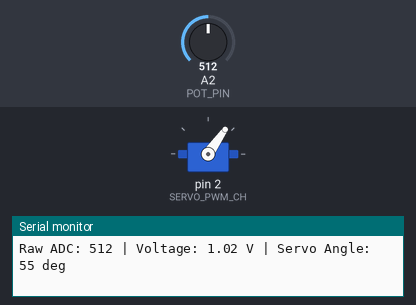
This sketch was run on a simulated Arduino Uno, built with avr-gcc and run on an emulated ATmega328P. Parts: servo, the last lines printed to the serial monitor. The test bench sets the inputs (shaded band); at power-on: A2 (POT_PIN) = 512.

Above: at 2.2 s.
2.3 s: A2 (POT_PIN) set to 716
At 3.0 s:
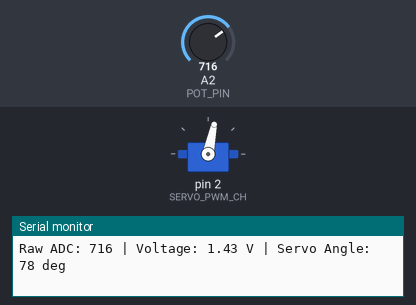
4.0 s: A2 (POT_PIN) set to 1023
At 5.3 s:
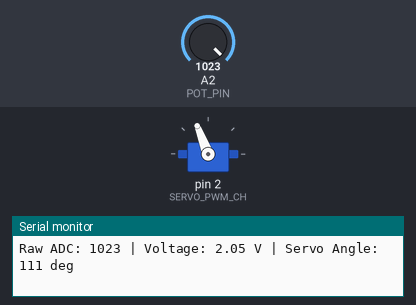
5.7 s: A2 (POT_PIN) set to 306
At 6.8 s:
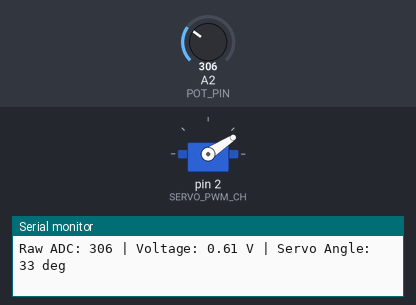
7.4 s: A2 (POT_PIN) set to 170
At 7.9 s:
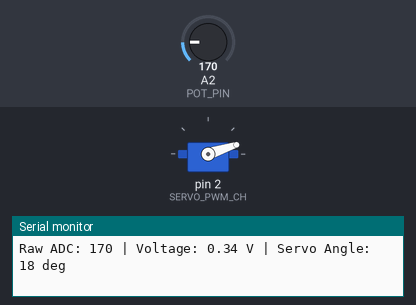
Timing chart, 0 to 10.0 s (numbered marks = the images above; inputs shaded):
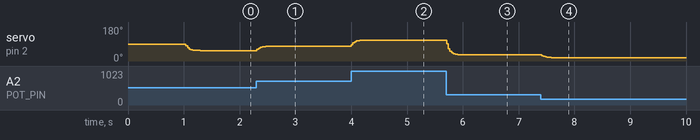

The sketch:

servo_pot.ino
```cpp
/*
  Project: Potentiometer to Servo Motor Control
  Target Board: VEGA ARIES V2.0 (THEJAS32 RISC-V SoC)
  CONNECTIONS:
  --------------------------------------------------------------------
  Potentiometer:
    - VCC / 5V Pin  --> VEGA 3.3V
    - GND Pin       --> VEGA GND
    - POT (Wiper)   --> VEGA ADC2 (J10 Pin 6 / Analog Pin A2)

  Servo Motor (SG90 / Micro Servo):
    - VCC (Red)     --> VEGA 3.3V
    - GND (Brown)   --> VEGA GND
    - Signal (Orange)--> VEGA PWM2 (J2 Pin 1 / PWM Channel 2)

  BEHAVIOR:
  --------------------------------------------------------------------
    - Turning potentiometer LEFT  --> Servo moves LEFT (towards 0 degrees)
    - Center position             --> Servo at ~90 degrees
    - Turning potentiometer RIGHT --> Servo moves RIGHT (towards 180 degrees)
    - Smooth analog filtering eliminates servo jitter/flutter.
    - Serial Monitor prints ADC value and angle at 115200 baud.
*/

#include <Arduino.h>
#include <Servo.h>

// ==================================================
// PIN DEFINITIONS
// ==================================================
// Potentiometer connected to ADC2 (A2, J10 Pin 6)
const int POT_PIN = A2;

// Servo signal connected to PWM2 (J2 Pin 1 -> PWM Channel 2)
const int SERVO_PWM_CH = 2;

// ADC & SERVO CALIBRATION CONSTANTS
// The onboard ADS1015 on VEGA ARIES V2 has a 2 mV/LSB resolution.
// With a 3.3V reference: 3.3V / 0.002V ≈ 1650 counts.
const int ADC_MIN = 0;
const int ADC_MAX = 1650;

// Servo angle limits
const int ANGLE_MIN = 0;
const int ANGLE_CENTER = 90;
const int ANGLE_MAX = 180;

// OBJECTS & GLOBAL VARIABLES
Servo myServo;

// Smoothing filter variables
float filteredADC = 825.0; // Start at center (~1.65V)
int previousAngle = -1;

unsigned long lastPrintTime = 0;
const unsigned long PRINT_INTERVAL = 100; // Print every 100 ms


void setup()
{
  // Initialize USB Serial Monitor at 115200 baud
  Serial.begin(115200);
  delay(500);

  Serial.println();
  Serial.println("==================================================");
  Serial.println("  VEGA ARIES V2.0 - Potentiometer -> Servo Control");
  Serial.println("==================================================");
  Serial.println("Connections:");
  Serial.println("  - Potentiometer Wiper -> ADC2 (J10_6)");
  Serial.println("  - Potentiometer VCC   -> 3.3V");
  Serial.println("  - Potentiometer GND   -> GND");
  Serial.println("  - Servo Signal (PWM)  -> PWM2 (J2_1)");
  Serial.println("  - Servo VCC           -> 3.3V");
  Serial.println("  - Servo GND           -> GND");
  Serial.println("==================================================");

  // Attach servo to PWM Channel 2
  myServo.attach(SERVO_PWM_CH);

  // Initialize servo to center position (90 degrees)
  myServo.write(ANGLE_CENTER);
  delay(500);

  Serial.println("System Initialized. Move potentiometer to control servo.");
}


void loop()
{
  // 1. Read raw ADC value from ADC2 (ADS1015 channel 2)
  int rawADC = analogRead(POT_PIN);

  // 2. Exponential Moving Average (EMA) filter for smooth, jitter-free movement
  //    Alpha = 0.25 provides quick response with stable noise suppression
  filteredADC = (filteredADC * 0.75f) + ((float)rawADC * 0.25f);

  // 3. Map filtered ADC value to Servo Angle
  //    Direction: Pot full-LEFT (low ADC)  --> Servo LEFT  (0 deg)
  //               Pot center   (~825 ADC)  --> Servo CENTER (90 deg)
  //               Pot full-RIGHT (high ADC)--> Servo RIGHT (180 deg)
  //
  //    NOTE: map() arguments are (input, inLow, inHigh, outLow, outHigh)
  //    Low ADC  (0)    --> ANGLE_MIN (0)   = Servo LEFT
  //    High ADC (1650) --> ANGLE_MAX (180) = Servo RIGHT
  int targetAngle = map((int)filteredADC, ADC_MIN, ADC_MAX, ANGLE_MIN, ANGLE_MAX);

  // Constrain angle within valid physical range
  targetAngle = constrain(targetAngle, ANGLE_MIN, ANGLE_MAX);

  // If servo direction is still inverted on your hardware, uncomment the line below:
  // targetAngle = ANGLE_MAX - targetAngle;

  // 4. Update servo only when angle changes to reduce bus activity
  if (targetAngle != previousAngle)
  {
    myServo.write(targetAngle);
    previousAngle = targetAngle;
  }

  // 5. Print status to Serial Monitor at periodic intervals (100 ms)
  unsigned long currentTime = millis();
  if (currentTime - lastPrintTime >= PRINT_INTERVAL)
  {
    lastPrintTime = currentTime;

    // Calculate approximate voltage for easy inspection
    float voltage = (float)rawADC * 0.002f;

    Serial.print("Raw ADC: ");
    Serial.print(rawADC);
    Serial.print(" | Voltage: ");
    Serial.print(voltage, 2);
    Serial.print(" V | Servo Angle: ");
    Serial.print(targetAngle);
    Serial.println(" deg");
  }

  // Small delay for ADC conversion stability
  delay(15);
}
```

spi_dot_matrix.ino
```cpp

```

Measured:
- after the input at 2.3 s, servo on pin 2 (SERVO_PWM_CH): 55° → 77° at once, → 78° 0.28 s later
- after the input at 4.0 s, servo on pin 2 (SERVO_PWM_CH): 78° → 110° at once, → 111° 0.22 s later
- after the input at 5.7 s, servo on pin 2 (SERVO_PWM_CH): moves from 111° to 33° over 0.25 s, starting at once
- after the input at 7.4 s, servo on pin 2 (SERVO_PWM_CH): 33° → 19° at once, → 18° 0.17 s later
